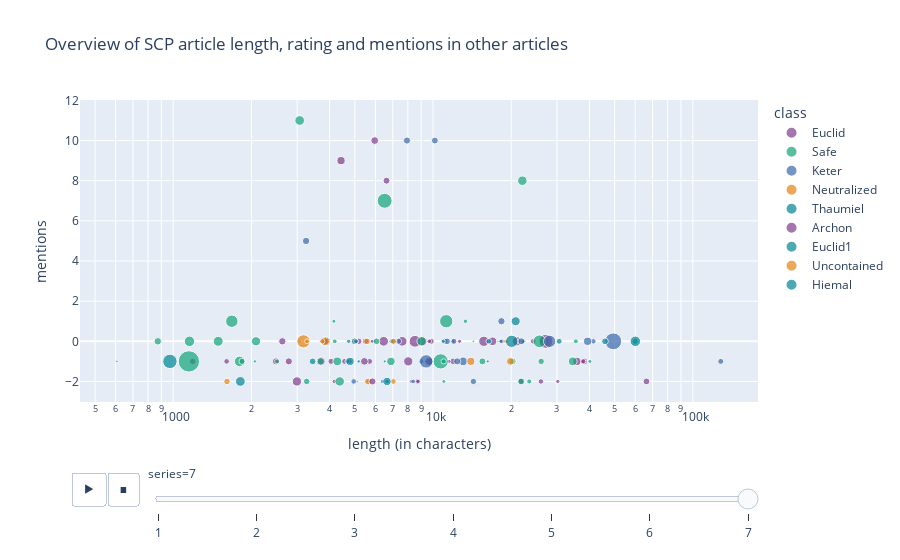

The notebook cell this image was saved under:
### Code cell
figure=px.scatter(
    ratings_df.dropna(subset=["rating"]),
    x="length",
    y="mentions",
    size="rating",
    color="class",
    color_discrete_sequence=px.colors.qualitative.Bold,
    hover_name="code",
    animation_frame="series",
    hover_data = {"series":False},
    log_x=True,
    size_max=60,
    title="Overview of SCP article length, rating and mentions in other articles",
)
figure.update_layout(xaxis_title="length (in characters)")
figure.show()

### Figure 1 — Plotly figure (JSON) as saved in the notebook; plotly's stock layout.template omitted (floating-point values rounded to 4 significant figures)
{"data": [{"customdata": [[7], [7], [7], [7], [7], [7], [7], [7], [7], [7], [7], [7], [7], [7], [7], [7], [7], [7], [7], [7], [7], [7], [7], [7], [7], [7], [7], [7], [7], [7], [7], [7], [7], [7], [7], [7], [7], [7], [7], [7], [7], [7], [7], [7], [7], [7], [7], [7], [7], [7], [7], [7]], "hovertemplate": "<b>%{hovertext}</b><br><br>class=Euclid<br>length=%{x}<br>mentions=%{y}<br>rating=%{marker.size}<extra></extra>", "hovertext": ["SCP-6060", "SCP-6068", "SCP-6071", "SCP-6092", "SCP-6118", "SCP-6133", "SCP-6152", "SCP-6180", "SCP-6181", "SCP-6192", "SCP-6203", "SCP-6204", "SCP-6212", "SCP-6215", "SCP-6254", "SCP-6270", "SCP-6272", "SCP-6274", "SCP-6279", "SCP-6313", "SCP-6315", "SCP-6321", "SCP-6326", "SCP-6372", "SCP-6449", "SCP-6464", "SCP-6524", "SCP-6560", "SCP-6601", "SCP-6606", "SCP-6616", "SCP-6617", "SCP-6627", "SCP-6632", "SCP-6660", "SCP-6671", "SCP-6691", "SCP-6710", "SCP-6712", "SCP-6760", "SCP-6785", "SCP-6827", "SCP-6866", "SCP-6910", "SCP-6911", "SCP-6926", "SCP-6931", "SCP-6950", "SCP-6951", "SCP-6964", "SCP-6986", "SCP-6995"], "legendgroup": "Euclid", "marker": {"color": "rgb(127, 60, 141)", "size": [92, 84, 17, 34, 47, 55, 19, 41, 36, 11, 15, 44, 38, 47, 39, 99, 99, 208, 75, 93, 36, 5, 79, 52, 36, 74, 89, 86, 44, 49, 28, 15, 16, 58, 113, 24, 148, 46, 30, 63, 23, 16, 32, 19, 64, 22, 33, 38, 19, 18, 54, 54], "sizemode": "area", "sizeref": 2.129, "symbol": "circle"}, "mode": "markers", "name": "Euclid", "orientation": "v", "showlegend": true, "type": "scatter", "x": [26767, 9132, 5918, 24297, 38258, 2487, 30224, 9708, 5701, 9366, 11966, 5178, 9840, 1189, 4049, 6455, 7610, 27193, 9654, 2993, 21790, 38745, 16941, 6622, 8740, 35800, 21022, 3700, 5496, 66292, 37818, 19135, 8235, 2630, 15688, 22120, 8522, 11959, 4772, 5441, 9672, 5827, 26024, 12651, 5964, 4172, 1605, 4570, 8745, 11516, 2786, 4987], "xaxis": "x", "y": [0, 0, 0, 0, -1, -1, -2, -1, -1, -1, 0, 0, 0, -1, -1, 0, 0, 0, -1, -2, -2, -1, 0, 8, -2, -1, 0, -1, 0, -2, -1, 0, -2, 0, 0, 0, 0, -1, -1, -1, 0, 0, -2, 0, 10, -2, -1, -1, -2, -1, -1, 0], "yaxis": "y"}, {"customdata": [[7], [7], [7], [7], [7], [7], [7], [7], [7], [7], [7], [7], [7], [7], [7], [7], [7], [7], [7], [7], [7], [7], [7], [7], [7], [7], [7], [7], [7], [7], [7], [7], [7], [7], [7], [7], [7], [7], [7], [7], [7], [7], [7], [7], [7], [7], [7], [7]], "hovertemplate": "<b>%{hovertext}</b><br><br>class=Safe<br>length=%{x}<br>mentions=%{y}<br>rating=%{marker.size}<extra></extra>", "hovertext": ["SCP-6011", "SCP-6021", "SCP-6027", "SCP-6031", "SCP-6037", "SCP-6058", "SCP-6066", "SCP-6083", "SCP-6104", "SCP-6127", "SCP-6158", "SCP-6161", "SCP-6163", "SCP-6166", "SCP-6168", "SCP-6188", "SCP-6196", "SCP-6197", "SCP-6237", "SCP-6322", "SCP-6331", "SCP-6336", "SCP-6369", "SCP-6415", "SCP-6443", "SCP-6452", "SCP-6468", "SCP-6477", "SCP-6526", "SCP-6540", "SCP-6543", "SCP-6555", "SCP-6636", "SCP-6653", "SCP-6698", "SCP-6720", "SCP-6774", "SCP-6783", "SCP-6786", "SCP-6789", "SCP-6795", "SCP-6799", "SCP-6860", "SCP-6888", "SCP-6933", "SCP-6967", "SCP-6976", "SCP-6997"], "legendgroup": "Safe", "marker": {"color": "rgb(17, 165, 121)", "size": [171, 10, 47, 105, 48, 115, 46, 6, 20, 12, 17, 99, 26, 17, 41, 12, 95, 11, 51, 51, 22, 484, 247, 25, 47, 163, 77, 94, 59, 7, 25, 90, 83, 60, 188, 45, 43, 82, 7, 237, 27, 117, 16, 40, 6, 30, 34, 96], "sizemode": "area", "sizeref": 2.129, "symbol": "circle"}, "mode": "markers", "name": "Safe", "orientation": "v", "showlegend": true, "type": "scatter", "x": [25686, 3060, 4999, 1490, 6063, 1155, 11097, 17781, 13331, 2062, 4154, 3067, 35460, 40150, 59991, 10791, 22073, 6520, 21849, 15493, 22347, 1149, 10699, 4186, 20261, 1681, 6886, 4374, 3699, 14300, 2509, 2083, 4281, 872, 11241, 3263, 26078, 34492, 607, 6514, 23458, 1801, 11007, 1840, 5107, 10990, 7049, 9042], "xaxis": "x", "y": [0, 0, 0, 0, 0, 0, 0, 0, 1, -1, 1, 11, 0, -1, 0, -1, 8, -1, -2, -1, 0, -1, -1, 0, -1, 1, -1, -2, -1, 0, -1, 0, -1, 0, 1, -2, -1, -1, -1, 7, -2, -1, -2, -1, -2, -1, 0, 0], "yaxis": "y"}, {"customdata": [[7], [7], [7], [7], [7], [7], [7], [7], [7], [7], [7], [7], [7], [7], [7], [7], [7], [7], [7], [7], [7], [7], [7], [7], [7], [7], [7], [7], [7], [7], [7], [7], [7], [7]], "hovertemplate": "<b>%{hovertext}</b><br><br>class=Keter<br>length=%{x}<br>mentions=%{y}<br>rating=%{marker.size}<extra></extra>", "hovertext": ["SCP-6005", "SCP-6007", "SCP-6023", "SCP-6029", "SCP-6030", "SCP-6057", "SCP-6072", "SCP-6078", "SCP-6081", "SCP-6087", "SCP-6088", "SCP-6129", "SCP-6187", "SCP-6191", "SCP-6201", "SCP-6210", "SCP-6230", "SCP-6244", "SCP-6302", "SCP-6309", "SCP-6323", "SCP-6333", "SCP-6399", "SCP-6420", "SCP-6505", "SCP-6531", "SCP-6554", "SCP-6637", "SCP-6669", "SCP-6679", "SCP-6777", "SCP-6821", "SCP-6844", "SCP-6991"], "legendgroup": "Keter", "marker": {"color": "rgb(57, 105, 172)", "size": [301, 161, 88, 32, 72, 50, 55, 40, 52, 28, 67, 38, 45, 33, 30, 5, 38, 43, 25, 10, 34, 192, 46, 82, 20, 18, 58, 10, 25, 22, 54, 20, 24, 57], "sizemode": "area", "sizeref": 2.129, "symbol": "circle"}, "mode": "markers", "name": "Keter", "orientation": "v", "showlegend": true, "type": "scatter", "x": [49412, 28104, 3871, 41405, 39354, 10163, 7937, 12027, 21883, 6922, 3796, 128093, 3861, 9006, 18428, 19654, 7371, 14301, 5055, 5607, 4952, 9412, 11329, 13055, 6393, 10945, 3246, 16247, 4675, 6654, 12391, 18266, 8387, 18335], "xaxis": "x", "y": [0, 0, 0, 0, 0, 10, 10, 0, 0, 0, 0, -1, 0, -1, 0, -1, 0, -2, 0, -2, -2, -1, 0, -1, -2, 0, 5, -1, -1, -2, -1, 0, -2, 1], "yaxis": "y"}, {"customdata": [[7], [7], [7], [7], [7], [7], [7], [7], [7], [7]], "hovertemplate": "<b>%{hovertext}</b><br><br>class=Neutralized<br>length=%{x}<br>mentions=%{y}<br>rating=%{marker.size}<extra></extra>", "hovertext": ["SCP-6006", "SCP-6054", "SCP-6097", "SCP-6110", "SCP-6145", "SCP-6149", "SCP-6214", "SCP-6261", "SCP-6343", "SCP-6830"], "legendgroup": "Neutralized", "marker": {"color": "rgb(230, 131, 16)", "size": [185, 78, 40, 65, 52, 24, 23, 69, 45, 36], "sizemode": "area", "sizeref": 2.129, "symbol": "circle"}, "mode": "markers", "name": "Neutralized", "orientation": "v", "showlegend": true, "type": "scatter", "x": [3171, 3848, 7045, 19853, 5622, 3272, 19088, 13982, 1610, 7031], "xaxis": "x", "y": [0, 0, 0, -1, -2, 0, 0, -1, -2, -2], "yaxis": "y"}, {"customdata": [[7], [7], [7], [7], [7], [7], [7], [7], [7], [7], [7]], "hovertemplate": "<b>%{hovertext}</b><br><br>class=Thaumiel<br>length=%{x}<br>mentions=%{y}<br>rating=%{marker.size}<extra></extra>", "hovertext": ["SCP-6008", "SCP-6064", "SCP-6069", "SCP-6154", "SCP-6470", "SCP-6700", "SCP-6880", "SCP-6889", "SCP-6940", "SCP-6970", "SCP-6975"], "legendgroup": "Thaumiel", "marker": {"color": "rgb(0, 134, 149)", "size": [162, 33, 48, 101, 221, 117, 48, 20, 13, 87, 72], "sizemode": "area", "sizeref": 2.129, "symbol": "circle"}, "mode": "markers", "name": "Thaumiel", "orientation": "v", "showlegend": true, "type": "scatter", "x": [20086, 16395, 45908, 1813, 971, 60088, 3441, 4737, 5175, 20808, 4793], "xaxis": "x", "y": [0, 0, 0, -2, -1, 0, -1, 0, -1, 1, -1], "yaxis": "y"}, {"customdata": [[7], [7], [7]], "hovertemplate": "<b>%{hovertext}</b><br><br>class=Archon<br>length=%{x}<br>mentions=%{y}<br>rating=%{marker.size}<extra></extra>", "hovertext": ["SCP-6292", "SCP-6371", "SCP-6585"], "legendgroup": "Archon", "marker": {"color": "rgb(127, 60, 141)", "size": [72, 91, 54], "sizemode": "area", "sizeref": 2.129, "symbol": "circle"}, "mode": "markers", "name": "Archon", "orientation": "v", "showlegend": true, "type": "scatter", "x": [4425, 8029, 5844], "xaxis": "x", "y": [9, -1, -2], "yaxis": "y"}, {"customdata": [[7]], "hovertemplate": "<b>%{hovertext}</b><br><br>class=Euclid1<br>length=%{x}<br>mentions=%{y}<br>rating=%{marker.size}<extra></extra>", "hovertext": ["SCP-6320"], "legendgroup": "Euclid1", "marker": {"color": "rgb(0, 134, 149)", "size": [75], "sizemode": "area", "sizeref": 2.129, "symbol": "circle"}, "mode": "markers", "name": "Euclid1", "orientation": "v", "showlegend": true, "type": "scatter", "x": [6652], "xaxis": "x", "y": [-2], "yaxis": "y"}, {"customdata": [[7], [7]], "hovertemplate": "<b>%{hovertext}</b><br><br>class=Uncontained<br>length=%{x}<br>mentions=%{y}<br>rating=%{marker.size}<extra></extra>", "hovertext": ["SCP-6701", "SCP-6982"], "legendgroup": "Uncontained", "marker": {"color": "rgb(230, 131, 16)", "size": [29, 46], "sizemode": "area", "sizeref": 2.129, "symbol": "circle"}, "mode": "markers", "name": "Uncontained", "orientation": "v", "showlegend": true, "type": "scatter", "x": [3750, 5572], "xaxis": "x", "y": [0, 0], "yaxis": "y"}, {"customdata": [[7]], "hovertemplate": "<b>%{hovertext}</b><br><br>class=Hiemal<br>length=%{x}<br>mentions=%{y}<br>rating=%{marker.size}<extra></extra>", "hovertext": ["SCP-6992"], "legendgroup": "Hiemal", "marker": {"color": "rgb(0, 134, 149)", "size": [37], "sizemode": "area", "sizeref": 2.129, "symbol": "circle"}, "mode": "markers", "name": "Hiemal", "orientation": "v", "showlegend": true, "type": "scatter", "x": [30588], "xaxis": "x", "y": [0], "yaxis": "y"}], "layout": {"autosize": true, "legend": {"itemsizing": "constant", "title": {"text": "class"}, "tracegroupgap": 0}, "sliders": [{"active": 6, "currentvalue": {"prefix": "series="}, "len": 0.9, "pad": {"b": 10, "t": 60}, "steps": [{"args": [["1"], {"frame": {"duration": 0, "redraw": false}, "fromcurrent": true, "mode": "immediate", "transition": {"duration": 0, "easing": "linear"}}], "label": "1", "method": "animate"}, {"args": [["2"], {"frame": {"duration": 0, "redraw": false}, "fromcurrent": true, "mode": "immediate", "transition": {"duration": 0, "easing": "linear"}}], "label": "2", "method": "animate"}, {"args": [["3"], {"frame": {"duration": 0, "redraw": false}, "fromcurrent": true, "mode": "immediate", "transition": {"duration": 0, "easing": "linear"}}], "label": "3", "method": "animate"}, {"args": [["4"], {"frame": {"duration": 0, "redraw": false}, "fromcurrent": true, "mode": "immediate", "transition": {"duration": 0, "easing": "linear"}}], "label": "4", "method": "animate"}, {"args": [["5"], {"frame": {"duration": 0, "redraw": false}, "fromcurrent": true, "mode": "immediate", "transition": {"duration": 0, "easing": "linear"}}], "label": "5", "method": "animate"}, {"args": [["6"], {"frame": {"duration": 0, "redraw": false}, "fromcurrent": true, "mode": "immediate", "transition": {"duration": 0, "easing": "linear"}}], "label": "6", "method": "animate"}, {"args": [["7"], {"frame": {"duration": 0, "redraw": false}, "fromcurrent": true, "mode": "immediate", "transition": {"duration": 0, "easing": "linear"}}], "label": "7", "method": "animate"}], "x": 0.1, "xanchor": "left", "y": 0, "yanchor": "top"}], "title": {"text": "Overview of SCP article length, rating and mentions in other articles"}, "updatemenus": [{"active": 1, "buttons": [{"args": [null, {"frame": {"duration": 500, "redraw": false}, "fromcurrent": true, "mode": "immediate", "transition": {"duration": 500, "easing": "linear"}}], "label": "&#9654;", "method": "animate"}, {"args": [[null], {"frame": {"duration": 0, "redraw": false}, "fromcurrent": true, "mode": "immediate", "transition": {"duration": 0, "easing": "linear"}}], "label": "&#9724;", "method": "animate"}], "direction": "left", "pad": {"r": 10, "t": 70}, "showactive": false, "type": "buttons", "x": 0.1, "xanchor": "right", "y": 0, "yanchor": "top"}], "xaxis": {"anchor": "y", "autorange": true, "domain": [0, 1], "range": [2.912, 4.649], "title": {"text": "length (in characters)"}, "type": "log"}, "yaxis": {"anchor": "x", "autorange": true, "domain": [0, 1], "range": [-893.9, 1560.0], "title": {"text": "mentions"}, "type": "linear"}}}
